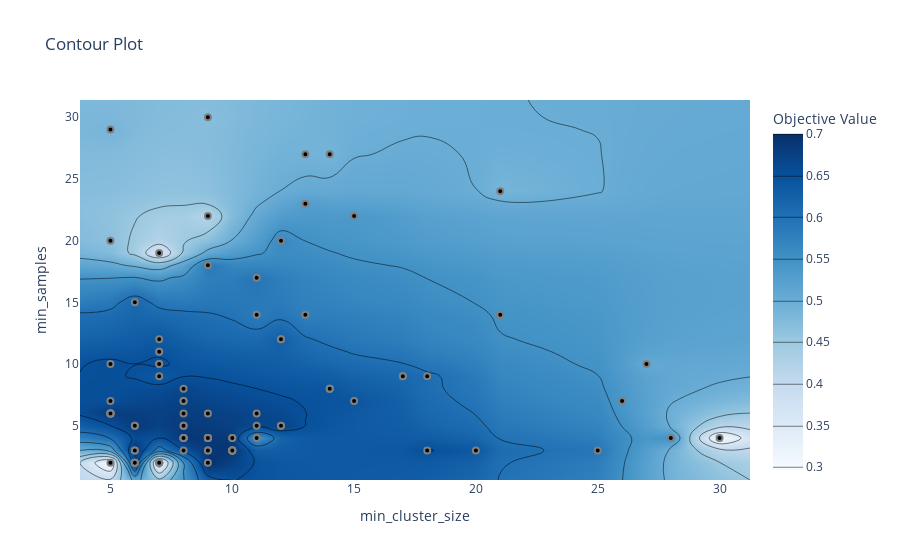

Notebook code cell kept with this figure:
### Code cell
optuna.visualization.plot_contour(study, params=["min_cluster_size", "min_samples"])

### Figure 1 — Plotly figure (JSON) as saved in the notebook; plotly's stock layout.template omitted (floating-point values rounded to 4 significant figures; data arrays with more than 128 entries replaced by an {"elided": "..."} marker saying what was removed)
{"data": [{"colorbar": {"title": {"text": "Objective Value"}}, "colorscale": [[0.0, "rgb(247,251,255)"], [0.125, "rgb(222,235,247)"], [0.25, "rgb(198,219,239)"], [0.375, "rgb(158,202,225)"], [0.5, "rgb(107,174,214)"], [0.625, "rgb(66,146,198)"], [0.75, "rgb(33,113,181)"], [0.875, "rgb(8,81,156)"], [1.0, "rgb(8,48,107)"]], "connectgaps": true, "contours": {"coloring": "heatmap"}, "hoverinfo": "none", "line": {"smoothing": 1.3}, "reversescale": false, "x": [3.75, 5, 6, 7, 8, 9, 10, 11, 12, 13, 14, 15, 17, 18, 20, 21, 25, 26, 27, 28, 30, 31.25], "y": [0.6, 2, 3, 4, 5, 6, 7, 8, 9, 10, 11, 12, 14, 15, 17, 18, 19, 20, 22, 23, 24, 27, 29, 30, 31.4], "z": {"elided": "25x22 float values"}, "type": "contour"}, {"marker": {"color": "black", "line": {"color": "Gray", "width": 2.0}}, "mode": "markers", "name": "Feasible Trial", "showlegend": false, "x": [14, 5, 28, 7, 21, 7, 9, 17, 27, 26, 13, 15, 21, 13, 11, 21, 10, 9, 9, 5, 5, 5, 18, 17, 7, 7, 7, 7, 12, 7, 12, 11, 11, 15, 8, 8, 5, 5, 5, 5, 5, 5, 5, 9, 9, 6, 6, 6, 6, 6, 6, 8, 8, 30, 8, 8, 8, 10, 9, 10, 25, 10, 10, 10, 10, 10, 9, 8, 14, 14, 14, 13, 12, 12, 8, 12, 8, 11, 11, 7, 7, 7, 9, 9, 9, 9, 9, 18, 8, 20, 8, 6, 6, 6], "y": [8, 20, 4, 19, 24, 9, 22, 9, 10, 7, 23, 22, 14, 14, 14, 14, 4, 30, 4, 2, 29, 10, 9, 9, 10, 10, 11, 11, 12, 12, 12, 17, 6, 7, 7, 6, 7, 6, 6, 6, 6, 6, 6, 6, 2, 2, 5, 2, 2, 2, 3, 4, 4, 4, 4, 4, 4, 4, 4, 3, 3, 3, 3, 3, 3, 3, 3, 8, 8, 8, 27, 27, 5, 20, 5, 5, 5, 5, 4, 2, 2, 2, 18, 4, 4, 4, 3, 3, 7, 3, 3, 3, 5, 15], "type": "scatter"}, {"marker": {"color": "#cccccc", "line": {"color": "Gray", "width": 2.0}}, "mode": "markers", "name": "Infeasible Trial", "showlegend": false, "x": [], "y": [], "type": "scatter"}], "layout": {"title": {"text": "Contour Plot"}, "xaxis": {"title": {"text": "min_cluster_size"}, "range": [3.75, 31.25]}, "yaxis": {"title": {"text": "min_samples"}, "range": [0.6, 31.4]}}}
